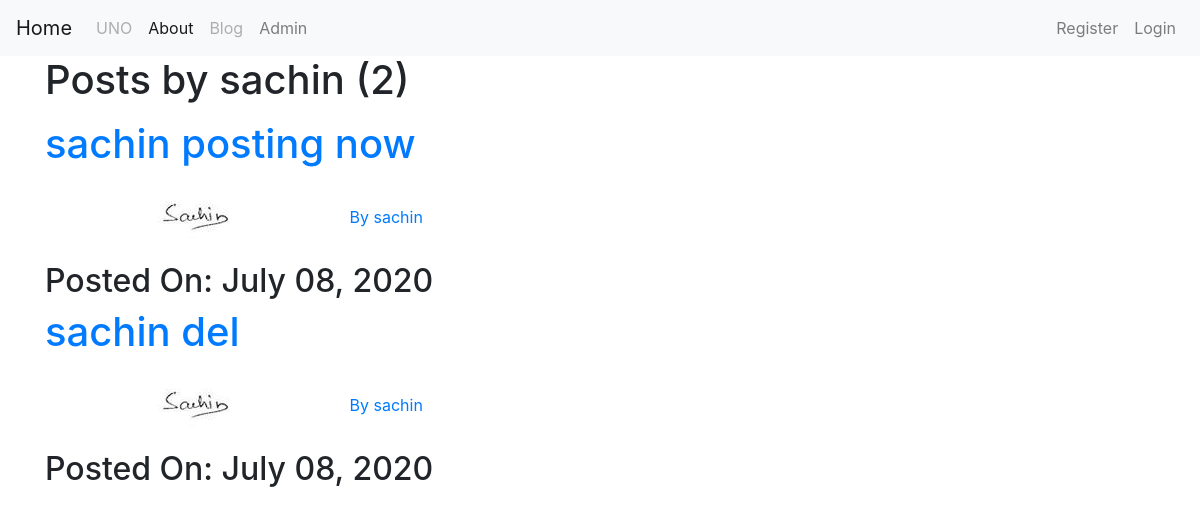
The app's page /user/sachin with its own data.
### blog/models.py (models this page shows, shortened)
class Post(models.Model):
    title = models.CharField(max_length=150)
    content = models.TextField()
    date_posted = models.DateTimeField(default=timezone.now)
    author = models.ForeignKey(User, on_delete=models.CASCADE)

### users/models.py (models this page shows, shortened)
class Profile(models.Model):
    user = models.OneToOneField(User, on_delete=models.CASCADE)
    image = models.ImageField(default='profile_pics/default.jpg', upload_to='profile_pics')

### blog/views.py (the view)
# urls.py: path('user/<str:username>', UserPostListView.as_view(), name='user-posts'),
class UserPostListView(ListView):
    model = Post
    template_name = 'blog/user_post.html'
    context_object_name = 'posts'
    paginate_by = 5
    def get_queryset(self):
        user = get_object_or_404(User, username=self.kwargs.get('username'))
        return Post.objects.filter(author=user).order_by('-date_posted')

### blog/templates/blog/user_post.html (shortened to what this page needs)
{% extends "blog/base.html" %}
{% block content %}
<h1 class="mb-3">Posts by {{ view.kwargs.username }} ({{ page_obj.paginator.count }}) </h1>
{% for post in posts %}
    <h1><a href="{% url 'post-detail' post.id %}">{{ post.title }}</a></h1>
    <img class="rounded-cirle" src = {{ post.author.profile.image.url }}>
    <a href="{% url 'user-posts' post.author.username %}">By {{ post.author }} </a>
    <h2>Posted On: {{ post.date_posted|date:"F d, Y" }}</h2>
{% endfor %}
{% endblock content %}

### records on screen
Post: title "sachin posting now", author.profile.image (picture), author "sachin", date_posted "July 08, 2020"
Post: title "sachin del", author.profile.image (picture), author "sachin", date_posted "July 08, 2020"

### other values on screen
{{ view.kwargs.username }} "sachin"
{{ page_obj.paginator.count }} "2"
